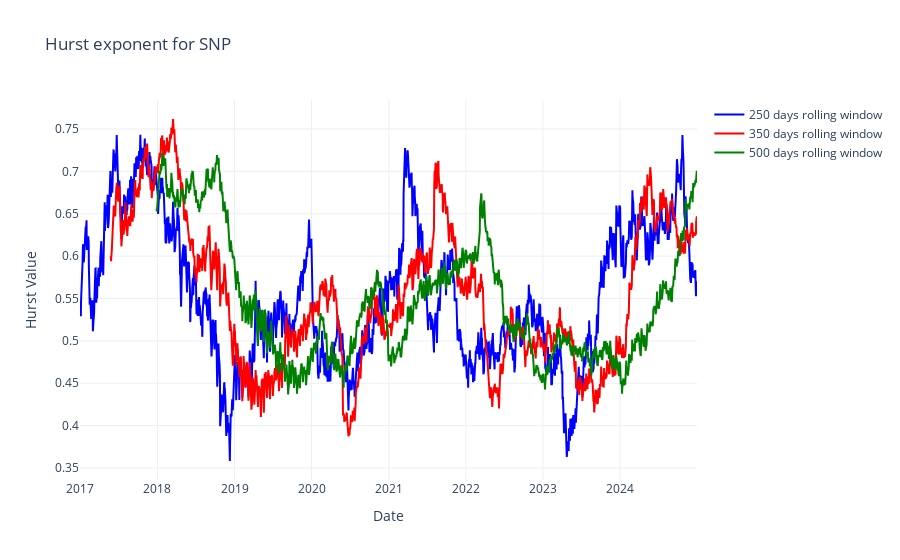

The notebook cell saved with this chart:
### Code cell
from hurst import compute_Hc
import plotly.graph_objects as go

def compute_rolling_hurst(df, window, col='log_returns', lag=0):
    hurst_values = []
    times = []
    
    # Loop through the DataFrame using the rolling window
    for i in range(window - 1, len(df), lag+1):

        # Extract the window slice from the series
        window_series = df[col].iloc[i - window + 1 : i + 1: lag+1]
        
        # Compute the Hurst exponent using the 'change' method and simplified calculation
        h, c, data = compute_Hc(window_series, kind='change', simplified=True)
        
        hurst_values.append(h)
        times.append(df.index[i])
    
    # Create and return a new DataFrame with the computed Hurst exponents
    result_df = pd.DataFrame({'hurst': hurst_values}, index=times)
    return result_df

hurst_window250_lag0 = compute_rolling_hurst(nasdaq_fbm_var, window=250, col='log_returns', lag=0)
hurst_window350_lag0 = compute_rolling_hurst(nasdaq_fbm_var, window=350, col='log_returns', lag=0)
hurst_window500_lag0 = compute_rolling_hurst(nasdaq_fbm_var, window=500, col='log_returns', lag=0)

fig = go.Figure()
fig.add_trace(go.Scatter(
    x=hurst_window250_lag0.index,
    y=hurst_window250_lag0["hurst"],
    mode='lines',
    name='250 days rolling window',
    line=dict(color='blue')
))
fig.add_trace(go.Scatter(
    x=hurst_window350_lag0.index,
    y=hurst_window350_lag0["hurst"],
    mode='lines',
    name='350 days rolling window',
    line=dict(color='red')
))
fig.add_trace(go.Scatter(
    x=hurst_window500_lag0.index,
    y=hurst_window500_lag0["hurst"],
    mode='lines',
    name='500 days rolling window',
    line=dict(color='green')
))
fig.update_layout(
    title=f"Hurst exponent for SNP",
    xaxis_title="Date",
    yaxis_title="Hurst Value",
    template="plotly_white"
)

### Figure 1 — Plotly figure (JSON) as saved in the notebook; plotly's stock layout.template omitted (floating-point values rounded to 4 significant figures; data arrays with more than 128 entries replaced by an {"elided": "..."} marker saying what was removed)
{"data": [{"line": {"color": "blue"}, "mode": "lines", "name": "250 days rolling window", "type": "scatter", "x": {"elided": "2013 str values"}, "y": {"elided": "2013 float values"}}, {"line": {"color": "red"}, "mode": "lines", "name": "350 days rolling window", "type": "scatter", "x": {"elided": "1913 str values"}, "y": {"elided": "1913 float values"}}, {"line": {"color": "green"}, "mode": "lines", "name": "500 days rolling window", "type": "scatter", "x": {"elided": "1763 str values"}, "y": {"elided": "1763 float values"}}], "layout": {"title": {"text": "Hurst exponent for SNP"}, "xaxis": {"title": {"text": "Date"}}, "yaxis": {"title": {"text": "Hurst Value"}}}}
